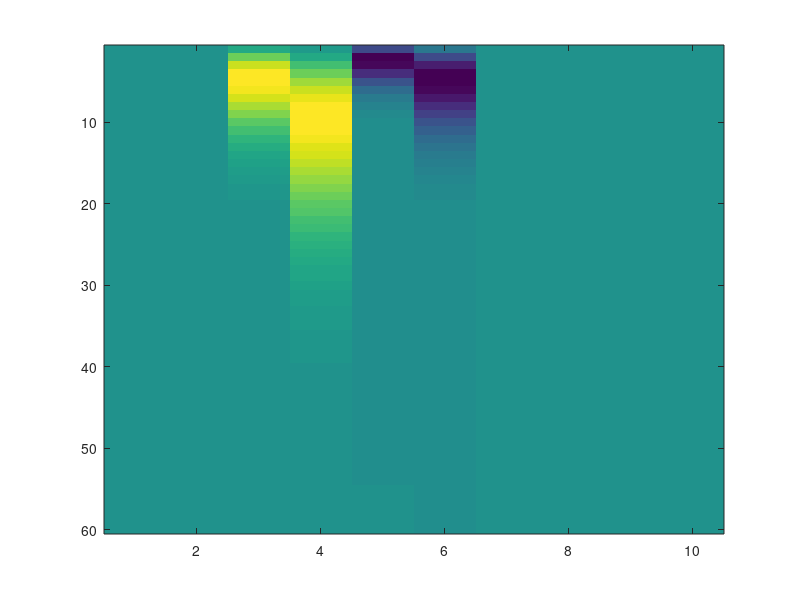
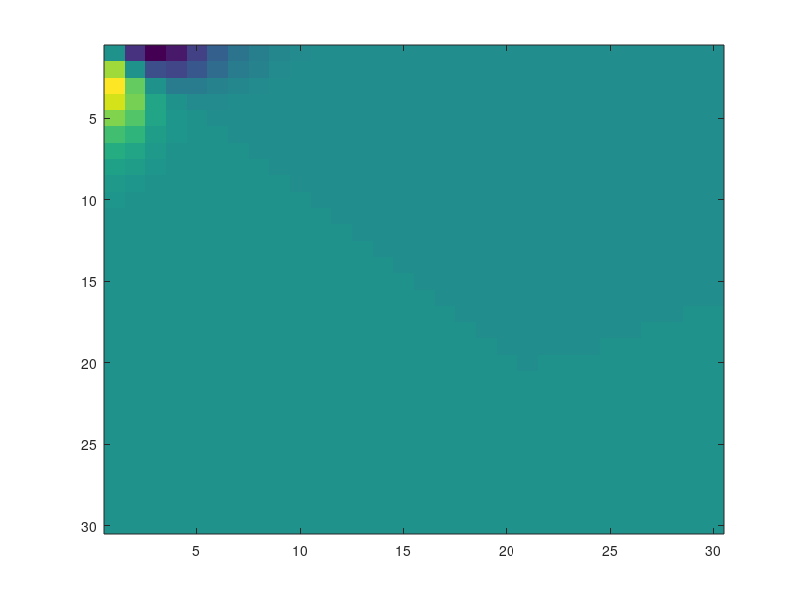

Write MATLAB code to recreate these figures, in order. (Note: this script raises an error after producing the figures.)
% close all
clear all
clc

%% TUNING CURVES MASTER SCRIPT
% Runs the script tp_kernelTuning on sample kernels generated below.

%% Simulating 1 ROI, 10 multiBars, so input kernels should be M x 10 x 1 
% (maxTau x nMultiBars x nRoi).

%% Example linear filter - 2o low pass filters with different time constants
% and overall signs
nRoi = 1;
nMultiBars = 10; % example filters pretend 10-bar stimulus: replace with 20 
                 % for 20 bar data, etc.
maxTaus = [ 60 30 ]; % M of first, then second order filter
fs = 60; % stimulus update rate
lpFun = @(x,tau) x.^2 .* exp(-x/tau) / tau^2;
lpSigns = [ 0 0 1 1 -1 -1 0 0 0 0 ];
lpTaus = [ 1 1 40 80 20 40 1 1 1 1 ];
lpAxis = [1:maxTaus(1)]' * 1000/fs; % 1000 because we are in ms
linearKernels = [];
for q = 1:nMultiBars
    linearKernels = cat(2,linearKernels,lpSigns(q) * lpFun(lpAxis,lpTaus(q)));
end
figure; imagesc(linearKernels)

%% Example second-order filter
lpAxis = [1:maxTaus(2)]' * 1000/fs;
lp1 = lpFun(lpAxis,20);
lp2 = lpFun(lpAxis,10);
pre2o = lp1*lp2' - lp2*lp1';
figure; imagesc(pre2o);
kernelStrength = [ 0 0 0 .5 .5 0 0 0 0 0 0 ];
% format the second order kernels the way would be in data- an array of 10
% kernels, 3 of which (bars 3,4,5) are the real kernel and the rest of
% which are 0.
quadKernels = [];
for q = 1:nMultiBars
%         thisPre = pre2o(:) .* (pre2o(:) * (-1)^q > 0);
    thisPre = pre2o(:);
    quadKernels = cat(2,quadKernels,thisPre*kernelStrength(q));
end

%% Compute tuning curves, analytically and with simulations
tp_kernelTuning( linearKernels, meanKernel(:,1), [3:6],'lambda',[ 30 ])
